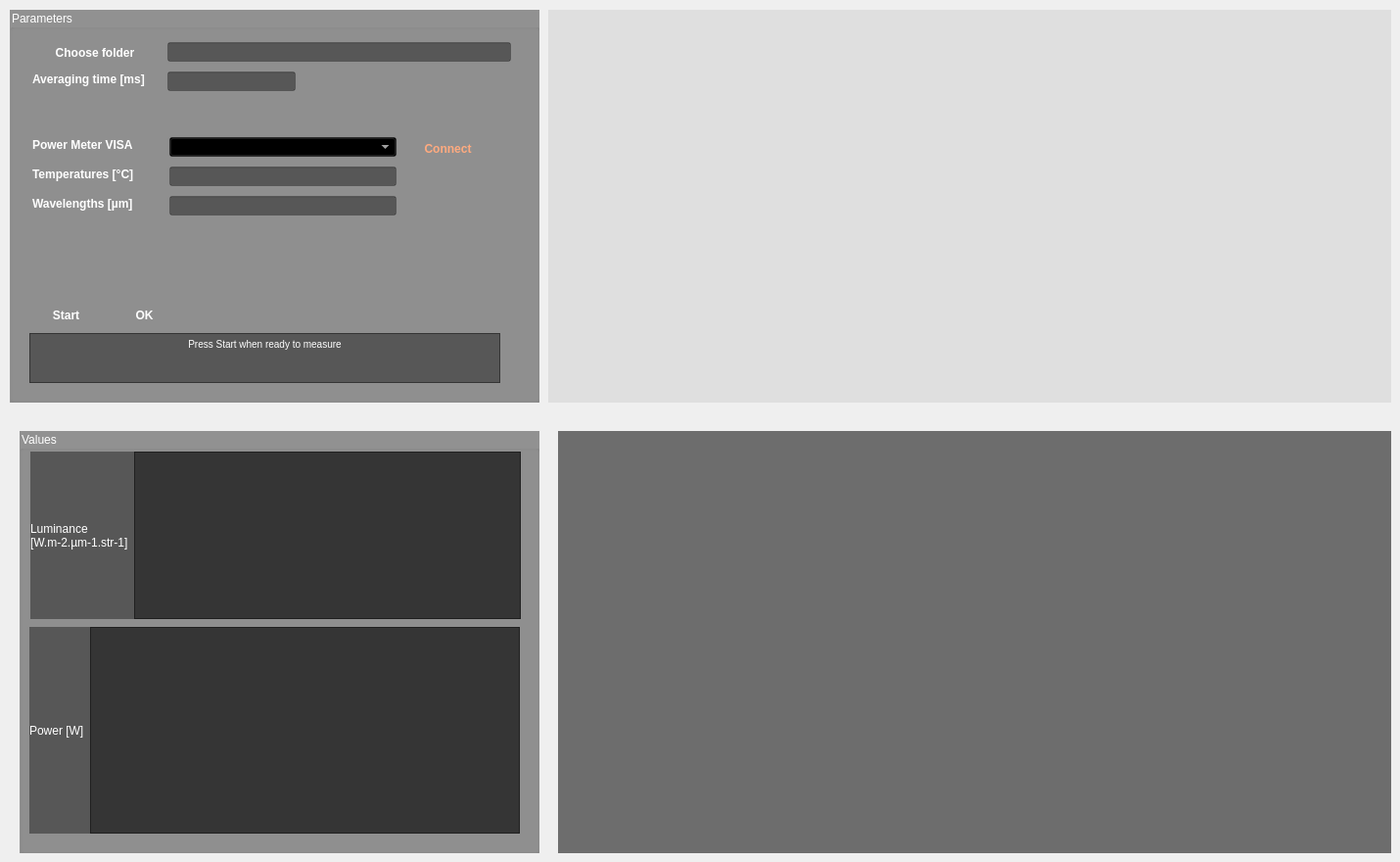
    <widget class="QWidget" name="Calibration">
     <property name="autoFillBackground">
      <bool>false</bool>
     </property>
     <attribute name="title">
      <string>Calibration</string>
     </attribute>
     <widget class="QWidget" name="widget" native="true">
      <property name="geometry">
       <rect>
        <x>570</x>
        <y>440</y>
        <width>851</width>
        <height>431</height>
       </rect>
      </property>
      <property name="autoFillBackground">
       <bool>false</bool>
      </property>
      <property name="styleSheet">
       <string notr="true">background-color: rgb(109,109,109);</string>
      </property>
     </widget>
     <widget class="QLabel" name="labelgraphUp">
      <property name="geometry">
       <rect>
        <x>560</x>
        <y>10</y>
        <width>861</width>
        <height>401</height>
       </rect>
      </property>
      <property name="autoFillBackground">
       <bool>false</bool>
      </property>
      <property name="styleSheet">
       <string notr="true">background-color: rgb(223, 223, 223);</string>
      </property>
      <property name="text">
       <string/>
      </property>
     </widget>
     <widget class="QGroupBox" name="cal_parameters">
      <property name="enabled">
       <bool>true</bool>
      </property>
      <property name="geometry">
       <rect>
        <x>10</x>
        <y>10</y>
        <width>541</width>
        <height>401</height>
       </rect>
      </property>
      <property name="acceptDrops">
       <bool>false</bool>
      </property>
      <property name="autoFillBackground">
       <bool>false</bool>
      </property>
      <property name="styleSheet">
       <string notr="true">background : rgba(0,0,0,100);
color: rgb(255,255,255)</string>
      </property>
      <property name="title">
       <string>Parameters</string>
      </property>
      <property name="flat">
       <bool>false</bool>
      </property>
      <property name="checkable">
       <bool>false</bool>
      </property>
      <widget class="QPushButton" name="ConnectButton">
       <property name="enabled">
        <bool>true</bool>
       </property>
       <property name="geometry">
        <rect>
         <x>410</x>
         <y>130</y>
         <width>75</width>
         <height>23</height>
        </rect>
       </property>
       <property name="font">
        <font>
         <weight>75</weight>
         <bold>true</bold>
        </font>
       </property>
       <property name="styleSheet">
        <string notr="true">background-color: rgb(221, 221, 221);
color: rgb(255, 170, 127);</string>
       </property>
       <property name="text">
        <string>Connect</string>
       </property>
       <property name="checkable">
        <bool>false</bool>
       </property>
       <property name="autoExclusive">
        <bool>false</bool>
       </property>
       <property name="autoDefault">
        <bool>false</bool>
       </property>
       <property name="default">
        <bool>true</bool>
       </property>
       <property name="flat">
        <bool>true</bool>
       </property>
      </widget>
      <widget class="QTextBrowser" name="textTemperature">
       <property name="geometry">
        <rect>
         <x>20</x>
         <y>330</y>
         <width>481</width>
         <height>51</height>
        </rect>
       </property>
       <property name="lineWrapMode">
        <enum>QTextEdit::NoWrap</enum>
       </property>
       <property name="lineWrapColumnOrWidth">
        <number>0</number>
       </property>
       <property name="html">
        <string>&lt;!DOCTYPE HTML PUBLIC &quot;-//W3C//DTD HTML 4.0//EN&quot; &quot;http://www.w3.org/TR/REC-html40/strict.dtd&quot;&gt;
&lt;html&gt;&lt;head&gt;&lt;meta name=&quot;qrichtext&quot; content=&quot;1&quot; /&gt;&lt;style type=&quot;text/css&quot;&gt;
p, li { white-space: pre-wrap; }
&lt;/style&gt;&lt;/head&gt;&lt;body style=&quot; font-family:'MS Shell Dlg 2'; font-size:8.25pt; font-weight:400; font-style:normal;&quot;&gt;
&lt;p align=&quot;center&quot; style=&quot; margin-top:0px; margin-bottom:0px; margin-left:0px; margin-right:0px; -qt-block-indent:0; text-indent:0px;&quot;&gt;&lt;span style=&quot; font-size:7.8pt; vertical-align:middle;&quot;&gt;Press Start when ready to measure&lt;/span&gt;&lt;/p&gt;&lt;/body&gt;&lt;/html&gt;</string>
       </property>
      </widget>
      <widget class="QPushButton" name="okButton">
       <property name="enabled">
        <bool>false</bool>
       </property>
       <property name="geometry">
        <rect>
         <x>100</x>
         <y>300</y>
         <width>75</width>
         <height>23</height>
        </rect>
       </property>
       <property name="font">
        <font>
         <weight>75</weight>
         <bold>true</bold>
        </font>
       </property>
       <property name="styleSheet">
        <string notr="true"/>
       </property>
       <property name="text">
        <string>OK</string>
       </property>
       <property name="checkable">
        <bool>false</bool>
       </property>
       <property name="autoExclusive">
        <bool>false</bool>
       </property>
       <property name="autoDefault">
        <bool>false</bool>
       </property>
       <property name="default">
        <bool>true</bool>
       </property>
       <property name="flat">
        <bool>true</bool>
       </property>
      </widget>
      <widget class="QPushButton" name="startButton">
       <property name="enabled">
        <bool>true</bool>
       </property>
       <property name="geometry">
        <rect>
         <x>20</x>
         <y>300</y>
         <width>75</width>
         <height>23</height>
        </rect>
       </property>
       <property name="font">
        <font>
         <weight>75</weight>
         <bold>true</bold>
        </font>
       </property>
       <property name="styleSheet">
        <string notr="true"/>
       </property>
       <property name="text">
        <string>Start</string>
       </property>
       <property name="checkable">
        <bool>false</bool>
       </property>
       <property name="autoExclusive">
        <bool>false</bool>
       </property>
       <property name="autoDefault">
        <bool>false</bool>
       </property>
       <property name="default">
        <bool>true</bool>
       </property>
       <property name="flat">
        <bool>true</bool>
       </property>
      </widget>
      <widget class="QLabel" name="labelVISA">
       <property name="geometry">
        <rect>
         <x>23</x>
         <y>130</y>
         <width>128</width>
         <height>16</height>
        </rect>
       </property>
       <property name="font">
        <font>
         <weight>75</weight>
         <italic>false</italic>
         <bold>true</bold>
         <underline>false</underline>
         <strikeout>false</strikeout>
         <kerning>true</kerning>
        </font>
       </property>
       <property name="styleSheet">
        <string notr="true">background : rgba(255,255,255,0)</string>
       </property>
       <property name="text">
        <string>Power Meter VISA</string>
       </property>
       <property name="textFormat">
        <enum>Qt::PlainText</enum>
       </property>
       <property name="wordWrap">
        <bool>false</bool>
       </property>
      </widget>
      <widget class="QComboBox" name="id_powermeter">
       <property name="geometry">
        <rect>
         <x>163</x>
         <y>130</y>
         <width>232</width>
         <height>20</height>
        </rect>
       </property>
       <property name="sizePolicy">
        <sizepolicy hsizetype="Preferred" vsizetype="Fixed">
         <horstretch>0</horstretch>
         <verstretch>0</verstretch>
        </sizepolicy>
       </property>
       <property name="minimumSize">
        <size>
         <width>0</width>
         <height>0</height>
        </size>
       </property>
       <property name="toolTip">
        <string>&lt;html&gt;&lt;head/&gt;&lt;body&gt;&lt;p&gt;&lt;span style=&quot; color:#aa55ff;&quot;&gt;Instrument adress&lt;/span&gt;&lt;/p&gt;&lt;/body&gt;&lt;/html&gt;</string>
       </property>
       <property name="autoFillBackground">
        <bool>false</bool>
       </property>
       <property name="styleSheet">
        <string notr="true"/>
       </property>
       <property name="editable">
        <bool>false</bool>
       </property>
       <property name="currentText">
        <string/>
       </property>
      </widget>
      <widget class="QLabel" name="labelTemp">
       <property name="enabled">
        <bool>false</bool>
       </property>
       <property name="geometry">
        <rect>
         <x>23</x>
         <y>160</y>
         <width>128</width>
         <height>16</height>
        </rect>
       </property>
       <property name="font">
        <font>
         <weight>75</weight>
         <bold>true</bold>
        </font>
       </property>
       <property name="styleSheet">
        <string notr="true">background : rgba(255,255,255,0)
</string>
       </property>
       <property name="lineWidth">
        <number>0</number>
       </property>
       <property name="text">
        <string>Temperatures [°C]</string>
       </property>
      </widget>
      <widget class="QLineEdit" name="temperature">
       <property name="geometry">
        <rect>
         <x>163</x>
         <y>160</y>
         <width>232</width>
         <height>20</height>
        </rect>
       </property>
       <property name="maximumSize">
        <size>
         <width>280</width>
         <height>16777215</height>
        </size>
       </property>
       <property name="toolTip">
        <string>&lt;html&gt;&lt;head/&gt;&lt;body&gt;&lt;p&gt;&lt;span style=&quot; color:#aa55ff;&quot;&gt;[T1,...,Ti,...,Tn] - Temperatures of calibration&lt;/span&gt;&lt;/p&gt;&lt;/body&gt;&lt;/html&gt;</string>
       </property>
       <property name="styleSheet">
        <string notr="true"/>
       </property>
       <property name="text">
        <string/>
       </property>
      </widget>
      <widget class="QLabel" name="labelWv">
       <property name="enabled">
        <bool>true</bool>
       </property>
       <property name="geometry">
        <rect>
         <x>23</x>
         <y>190</y>
         <width>128</width>
         <height>16</height>
        </rect>
       </property>
       <property name="font">
        <font>
         <weight>75</weight>
         <bold>true</bold>
        </font>
       </property>
       <property name="styleSheet">
        <string notr="true">background : rgba(255,255,255,0)</string>
       </property>
       <property name="text">
        <string>Wavelengths [µm]</string>
       </property>
      </widget>
      <widget class="QLineEdit" name="wavelength">
       <property name="geometry">
        <rect>
         <x>163</x>
         <y>190</y>
         <width>232</width>
         <height>20</height>
        </rect>
       </property>
       <property name="maximumSize">
        <size>
         <width>280</width>
         <height>16777215</height>
        </size>
       </property>
       <property name="toolTip">
        <string>&lt;html&gt;&lt;head/&gt;&lt;body&gt;&lt;p&gt;&lt;span style=&quot; color:#aa55ff;&quot;&gt;[w1,...,wj,...,wn]&lt;/span&gt;&lt;/p&gt;&lt;/body&gt;&lt;/html&gt;</string>
       </property>
       <property name="styleSheet">
        <string notr="true"/>
       </property>
       <property name="text">
        <string/>
       </property>
      </widget>
      <widget class="QPushButton" name="chooseFolder">
       <property name="geometry">
        <rect>
         <x>23</x>
         <y>32</y>
         <width>128</width>
         <height>23</height>
        </rect>
       </property>
       <property name="font">
        <font>
         <weight>75</weight>
         <bold>true</bold>
        </font>
       </property>
       <property name="text">
        <string>Choose folder</string>
       </property>
       <property name="checkable">
        <bool>false</bool>
       </property>
       <property name="autoExclusive">
        <bool>false</bool>
       </property>
       <property name="autoDefault">
        <bool>false</bool>
       </property>
       <property name="default">
        <bool>true</bool>
       </property>
       <property name="flat">
        <bool>true</bool>
       </property>
      </widget>
      <widget class="QLineEdit" name="labelDir">
       <property name="geometry">
        <rect>
         <x>161</x>
         <y>33</y>
         <width>351</width>
         <height>20</height>
        </rect>
       </property>
      </widget>
      <widget class="QLabel" name="labelAvg">
       <property name="enabled">
        <bool>false</bool>
       </property>
       <property name="geometry">
        <rect>
         <x>23</x>
         <y>63</y>
         <width>128</width>
         <height>16</height>
        </rect>
       </property>
       <property name="font">
        <font>
         <weight>75</weight>
         <bold>true</bold>
        </font>
       </property>
       <property name="styleSheet">
        <string notr="true">background : rgba(255,255,255,0)
</string>
       </property>
       <property name="lineWidth">
        <number>0</number>
       </property>
       <property name="text">
        <string>Averaging time [ms]</string>
       </property>
      </widget>
      <widget class="QLineEdit" name="avg_time">
       <property name="geometry">
        <rect>
         <x>161</x>
         <y>63</y>
         <width>131</width>
         <height>20</height>
        </rect>
       </property>
       <property name="maximumSize">
        <size>
         <width>280</width>
         <height>16777215</height>
        </size>
       </property>
       <property name="toolTip">
        <string>&lt;html&gt;&lt;head/&gt;&lt;body&gt;&lt;p&gt;&lt;span style=&quot; color:#aa55ff;&quot;&gt;[A1,...,Aj,...,Ap]&lt;/span&gt;&lt;/p&gt;&lt;/body&gt;&lt;/html&gt;</string>
       </property>
       <property name="whatsThis">
        <string>&lt;html&gt;&lt;head/&gt;&lt;body&gt;&lt;p&gt;&lt;span style=&quot; color:#aa55ff;&quot;&gt;[A1,A2,A3,A4]&lt;/span&gt;&lt;/p&gt;&lt;/body&gt;&lt;/html&gt;</string>
       </property>
       <property name="styleSheet">
        <string notr="true"/>
       </property>
       <property name="text">
        <string/>
       </property>
      </widget>
     </widget>
     <widget class="QGroupBox" name="cal_values">
      <property name="geometry">
       <rect>
        <x>20</x>
        <y>440</y>
        <width>531</width>
        <height>431</height>
       </rect>
      </property>
      <property name="styleSheet">
       <string notr="true">background : rgba(0,0,0,100);
color: rgb(255,255,255)</string>
      </property>
      <property name="title">
       <string>Values</string>
      </property>
      <widget class="QWidget" name="layoutWidget">
       <property name="geometry">
        <rect>
         <x>10</x>
         <y>200</y>
         <width>501</width>
         <height>211</height>
        </rect>
       </property>
       <layout class="QHBoxLayout" name="horizontalLayout_7">
        <item>
         <widget class="QLabel" name="labelValPow">
          <property name="styleSheet">
           <string notr="true">background : rgba(255,255,255,0)</string>
          </property>
          <property name="text">
           <string>Power [W]</string>
          </property>
         </widget>
        </item>
        <item>
         <widget class="QTextBrowser" name="valPow">
          <property name="toolTip">
           <string>&lt;html&gt;&lt;head/&gt;&lt;body&gt;&lt;p&gt;&lt;span style=&quot; color:#aa55ff;&quot;&gt;Power received by the photodiodes&lt;/span&gt;&lt;/p&gt;&lt;/body&gt;&lt;/html&gt;</string>
          </property>
         </widget>
        </item>
       </layout>
      </widget>
      <widget class="QWidget" name="layoutWidget">
       <property name="geometry">
        <rect>
         <x>11</x>
         <y>21</y>
         <width>501</width>
         <height>171</height>
        </rect>
       </property>
       <layout class="QHBoxLayout" name="horizontalLayout_6">
        <item>
         <widget class="QLabel" name="labelvalLum">
          <property name="styleSheet">
           <string notr="true">background : rgba(255,255,255,0)</string>
          </property>
          <property name="text">
           <string>Luminance [W.m-2.µm-1.str-1]</string>
          </property>
          <property name="wordWrap">
           <bool>true</bool>
          </property>
         </widget>
        </item>
        <item>
         <widget class="QTextBrowser" name="valLum">
          <property name="toolTip">
           <string>&lt;html&gt;&lt;head/&gt;&lt;body&gt;&lt;p&gt;&lt;span style=&quot; color:#aa55ff;&quot;&gt;Luminance with Planck's law (emissivity = 1 ; T +/- correction of the blackbody, see blackbody_calibration.py)&lt;/span&gt;&lt;/p&gt;&lt;/body&gt;&lt;/html&gt;</string>
          </property>
         </widget>
        </item>
       </layout>
      </widget>
     </widget>
    </widget>
